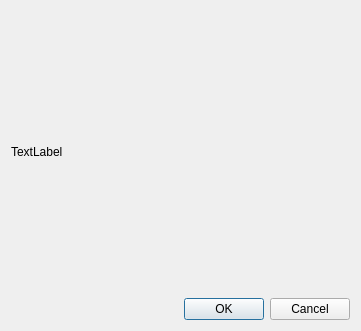
<?xml version="1.0" encoding="UTF-8"?>
<ui version="4.0">
 <class>BlockParameterDialog</class>
 <widget class="QDialog" name="BlockParameterDialog">
  <property name="geometry">
   <rect>
    <x>0</x>
    <y>0</y>
    <width>361</width>
    <height>331</height>
   </rect>
  </property>
  <property name="windowTitle">
   <string>Block Parameters</string>
  </property>
  <property name="modal">
   <bool>true</bool>
  </property>
  <layout class="QVBoxLayout" name="verticalLayout">
   <item>
    <widget class="QLabel" name="lblBlockTitle">
     <property name="text">
      <string>TextLabel</string>
     </property>
    </widget>
   </item>
   <item>
    <layout class="QVBoxLayout" name="parameterItemLayout"/>
   </item>
   <item>
    <widget class="QDialogButtonBox" name="buttonBox">
     <property name="orientation">
      <enum>Qt::Horizontal</enum>
     </property>
     <property name="standardButtons">
      <set>QDialogButtonBox::Cancel|QDialogButtonBox::Ok</set>
     </property>
    </widget>
   </item>
  </layout>
 </widget>
 <resources/>
 <connections>
  <connection>
   <sender>buttonBox</sender>
   <signal>accepted()</signal>
   <receiver>BlockParameterDialog</receiver>
   <slot>accept()</slot>
   <hints>
    <hint type="sourcelabel">
     <x>248</x>
     <y>254</y>
    </hint>
    <hint type="destinationlabel">
     <x>157</x>
     <y>274</y>
    </hint>
   </hints>
  </connection>
  <connection>
   <sender>buttonBox</sender>
   <signal>rejected()</signal>
   <receiver>BlockParameterDialog</receiver>
   <slot>reject()</slot>
   <hints>
    <hint type="sourcelabel">
     <x>316</x>
     <y>260</y>
    </hint>
    <hint type="destinationlabel">
     <x>286</x>
     <y>274</y>
    </hint>
   </hints>
  </connection>
 </connections>
</ui>
